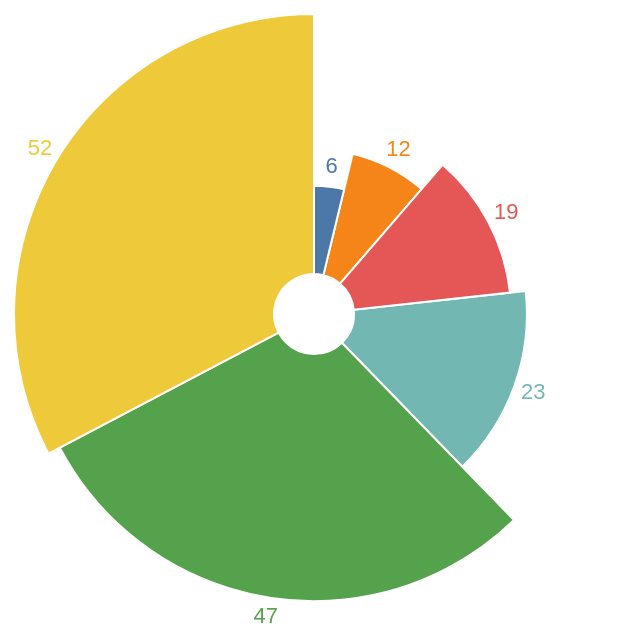

The Vega-Lite source for this figure:
### Vega-Lite specification from a JSON file in a GitHub repository (floating-point values rounded to 4 significant figures)
{"$schema": "https://vega.github.io/schema/vega-lite/v6.json", "data": {"values": [12, 23, 47, 6, 52, 19]}, "layer": [{"mark": {"type": "arc", "innerRadius": 20, "stroke": "#fff"}}, {"mark": {"type": "text", "radiusOffset": 10}, "encoding": {"text": {"field": "data", "type": "quantitative"}}}], "encoding": {"theta": {"field": "data", "type": "quantitative", "stack": true}, "radius": {"field": "data", "scale": {"type": "sqrt", "zero": true, "rangeMin": 20}}, "color": {"field": "data", "type": "nominal", "legend": null}}}
